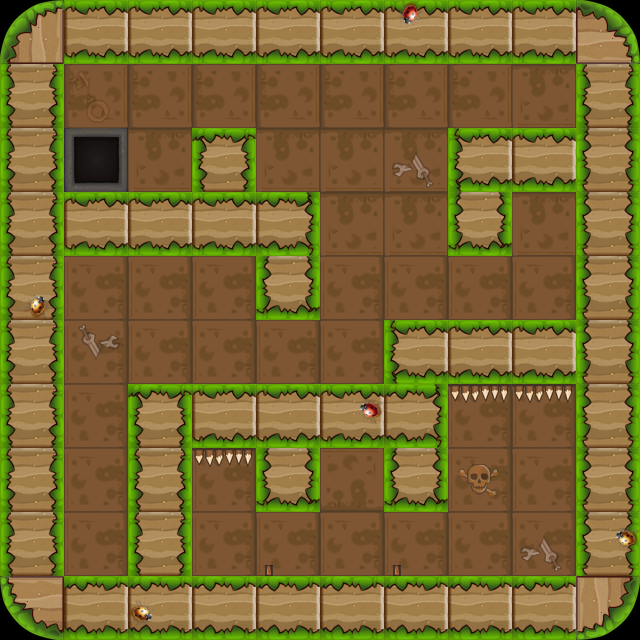

This is a level from a 2D game, rendered from its Tiled map with the project's own tilesets. A one-line summary and the map file follow, with tile-layer data summarised:
An orthogonal 10x10 tile map with 64x64 px tiles, 3 tile layers (bg1, fg1, fg2) and 30 objects (14x wall, 5x enemy, 2x ding, 2x banziL, player, ...).

<map version="1.0" orientation="orthogonal" renderorder="right-down" width="10" height="10" tilewidth="64" tileheight="64">
 <properties>
  <property name="maxStep" value="13" />
 </properties>
 <tileset firstgid="1" name="lv2map" tilewidth="64" tileheight="64">
  <image source="lv2map.png" width="256" height="256" />
 </tileset>
 <layer name="bg1" width="10" height="10">
  <data>[100 cells, 100 non-empty, 3 distinct tile ids]</data>
 </layer>
 <layer name="fg1" width="10" height="10">
  <data>[100 cells, 63 non-empty, 8 distinct tile ids]</data>
 </layer>
 <layer name="fg2" width="10" height="10">
  <data>[100 cells, 7 non-empty, 3 distinct tile ids]</data>
 </layer>
 <objectgroup name="obj1">
  <object name="wall" x="0" y="0" width="640" height="64" />
  <object name="wall" x="0" y="0" width="64" height="640" />
  <object name="wall" x="384" y="320" width="64" height="192" />
  <object name="wall" x="448" y="128" width="64" height="128" />
  <object name="wall" x="448" y="128" width="192" height="64" />
  <object name="wall" x="64" y="192" width="256" height="64" />
  <object name="wall" x="576" y="0" width="64" height="640" />
  <object name="wall" x="0" y="576" width="640" height="64" />
  <object name="wall" x="192" y="128" width="64" height="128" />
  <object name="wall" x="256" y="192" width="64" height="128" />
  <object name="wall" x="384" y="320" width="256" height="64" />
  <object name="player" x="64" y="512" width="64" height="64" />
  <object name="enemy" x="128" y="128" width="64" height="64" />
  <object name="door" x="192" y="512" width="64" height="64" />
  <object name="ding" x="192" y="448" width="64" height="13" />
  <object name="banziL" x="384" y="512" width="13" height="64">
   <properties>
    <property name="isOver" value="false" />
   </properties>
  </object>
  <object name="key" x="64" y="64" width="64" height="64">
   <properties>
    <property name="active" value="false" />
   </properties>
  </object>
  <object name="wall" x="128" y="384" width="320" height="64" />
  <object name="wall" x="128" y="384" width="64" height="256" />
  <object name="wall" x="256" y="384" width="64" height="128" />
  <object name="ding" x="448" y="384" width="128" height="13" />
  <object name="dong" x="64" y="128" width="64" height="64" />
  <object name="enemy" x="320" y="256" width="64" height="64" />
  <object name="enemy" x="512" y="256" width="64" height="64" />
  <object name="enemy" x="128" y="320" width="64" height="64" />
  <object name="enemy" x="448" y="512" width="64" height="64" />
  <object name="box" x="320" y="320" width="64" height="64" />
  <object name="fazhen_B" x="512" y="64" width="64" height="64">
   <properties>
    <property name="target" value="fazhen_A" />
   </properties>
  </object>
  <object name="fazhen_A" x="320" y="448" width="64" height="64">
   <properties>
    <property name="target" value="fazhen_B" />
   </properties>
  </object>
  <object name="banziL" x="256" y="512" width="13" height="64">
   <properties>
    <property name="isOver" value="false" />
   </properties>
  </object>
 </objectgroup>
</map>
